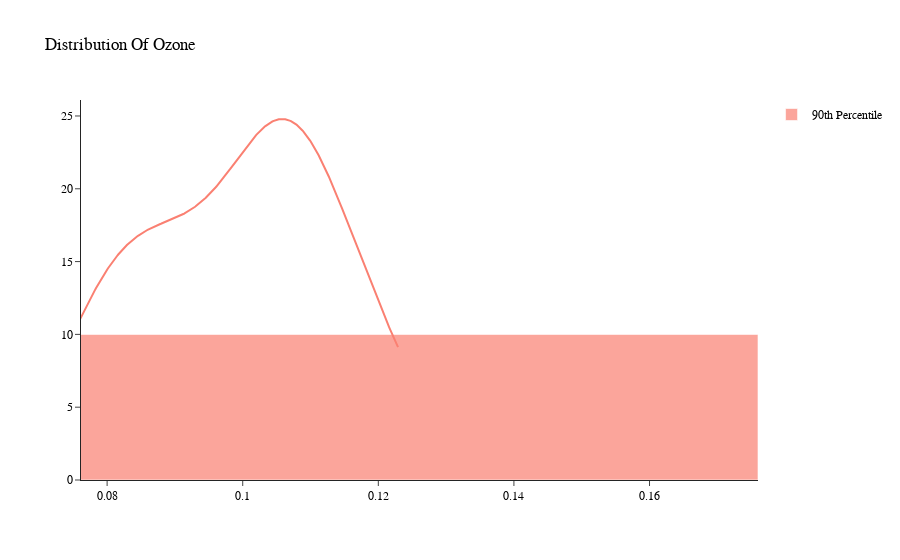

The cell this chart's notebook holds for it:
### Markdown cell above
### Hypothesis Testing
#### Prove (or disprove) with statistical evidence that the Ozone of high means is different from that of lows means.
Let  μ1, μ2  and be the respective population means for Ozone of lows and Ozone of highs


**Step 1: Define null and alternative hypothesis**

 **H0:** μ1−μ2=0 There is no difference between the Ozone of low and Ozone of high.
 
 **Ha:** μ1−μ2!=0  There is difference between the Ozone of low and Ozone of high.


**Step 2: Decide the significance level**: α = 0.05


**Step 3: Identify the test**: Independent T-test

A t-test is used to compare the mean of two given samples. Like a z-test, a t-test also assumes a normal distribution of the sample. A t-test is used when the population parameters (mean and standard deviation) are not known.

Independent T-Test: Independent samples t-test which compares mean for two groups.


**Step 4: Calculate the test-statistics and p-value**
    
Here, the test-statistic is called t-statistic, the score for which is calculated as:
    
t = (x1 — x2) / (σ / √n1 + σ / √n2)

where

x1 = mean of sample 1

x2 = mean of sample 2

n1 = size of sample 1

n2 = size of sample 2


**Step 5: Decide to reject or accept null hypothesis**

The observation is that p-value(0.09) is greater than the significance level alpha(0.05).

### Code cell
# Create distplot with curve_type set to 'normal'
fig_10 = ff.create_distplot([sample], 
                         ['90th Percentile'], 
                         colors=['salmon'],
                         bin_size=.1, 
                         show_rug=False)

# Add title
fig_10.update_layout(title_text='Distribution Of Ozone', 
                     template='simple_white',
                     font=dict(family='Arial', size=12, color='black'))
fig_10.show()

### Figure 1 — Plotly figure (JSON) as saved in the notebook; plotly's stock layout.template omitted (floating-point values rounded to 4 significant figures; data arrays with more than 128 entries replaced by an {"elided": "..."} marker saying what was removed)
{"data": [{"autobinx": false, "histnorm": "probability density", "legendgroup": "90th Percentile", "marker": {"color": "salmon"}, "name": "90th Percentile", "opacity": 0.7, "type": "histogram", "x": [0.084, 0.112, 0.076, 0.12, 0.107, 0.123, 0.093, 0.086, 0.104, 0.099, 0.113, 0.093, 0.11, 0.08, 0.105, 0.11, 0.089, 0.103, 0.079, 0.103], "xaxis": "x", "xbins": {"end": 0.123, "size": 0.1, "start": 0.076}, "yaxis": "y"}, {"legendgroup": "90th Percentile", "marker": {"color": "salmon"}, "mode": "lines", "name": "90th Percentile", "showlegend": false, "type": "scatter", "x": {"elided": "500 float values"}, "xaxis": "x", "y": {"elided": "500 float values"}, "yaxis": "y"}], "layout": {"barmode": "overlay", "font": {"color": "black", "family": "Arial", "size": 12}, "hovermode": "closest", "legend": {"traceorder": "reversed"}, "title": {"text": "Distribution Of Ozone"}, "xaxis": {"anchor": "y2", "domain": [0, 1], "zeroline": false}, "yaxis": {"anchor": "free", "domain": [0, 1], "position": 0}}}
